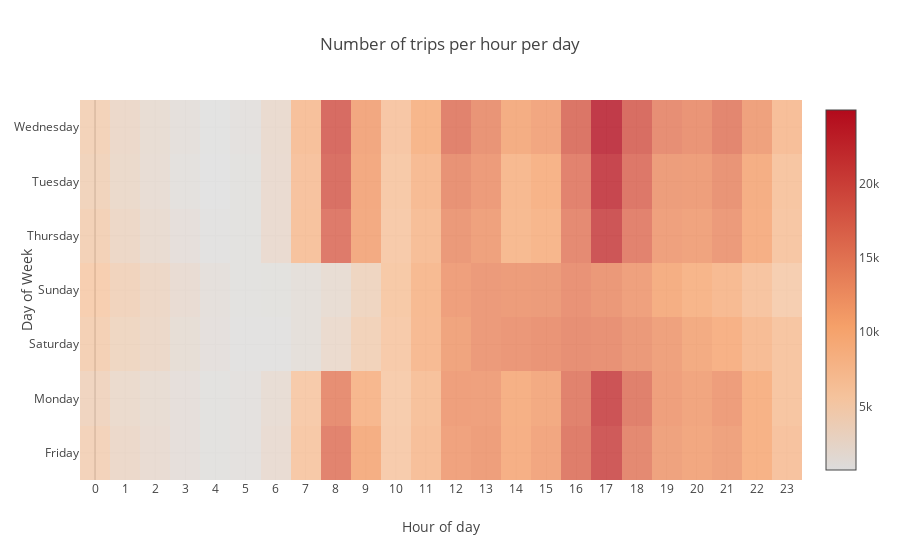

The notebook cell this image was saved under:
### Code cell
data = [
    go.Heatmap(
        z=dftrips.z,
        x=dftrips.trip_start_at_hr,
        y=dftrips.day_of_week,
        colorscale=[[1.0, 'rgb(0,150,200)'], [0.9, 'rgb(0,100,200)'], [0.8, 'rgb(0,50,200)'], [0.7, 'rgb(0,0,200)'], [0.6, 'rgb(50,0,200)'], [0.5, 'rgb(100,0,200)'], [0.4, 'rgb(150,0,200)'], [0.3, 'rgb(200,0,200)'], [0.2, 'rgb(200,0,150)'], [0.1, 'rgb(200,0,100)'], [0.0, 'rgb(200,0,50)']],
        opacity = 0.8
    )
]

layout = go.Layout(
    title='Number of trips per hour per day',
    xaxis = dict(title = 'Hour of day',ticks='', nticks=36),
    yaxis = dict(title = 'Day of Week',ticks='' )
)

fig = go.Figure(data=data, layout=layout)
iplot(fig)

### Figure 1 — Plotly figure (JSON) as saved in the notebook; plotly's stock layout.template omitted (floating-point values rounded to 4 significant figures; data arrays with more than 128 entries replaced by an {"elided": "..."} marker saying what was removed)
{"data": [{"colorscale": [[1, "rgb(0,150,200)"], [0.9, "rgb(0,100,200)"], [0.8, "rgb(0,50,200)"], [0.7, "rgb(0,0,200)"], [0.6, "rgb(50,0,200)"], [0.5, "rgb(100,0,200)"], [0.4, "rgb(150,0,200)"], [0.3, "rgb(200,0,200)"], [0.2, "rgb(200,0,150)"], [0.1, "rgb(200,0,100)"], [0, "rgb(200,0,50)"]], "opacity": 0.8, "type": "heatmap", "uid": "561783a7-6e33-467b-82b4-c729bd5ee3da", "x": {"elided": "168 int values"}, "y": {"elided": "168 str values"}, "z": {"elided": "168 int values"}}], "layout": {"title": {"text": "Number of trips per hour per day"}, "xaxis": {"nticks": 36, "ticks": "", "title": {"text": "Hour of day"}}, "yaxis": {"ticks": "", "title": {"text": "Day of Week"}}}}
